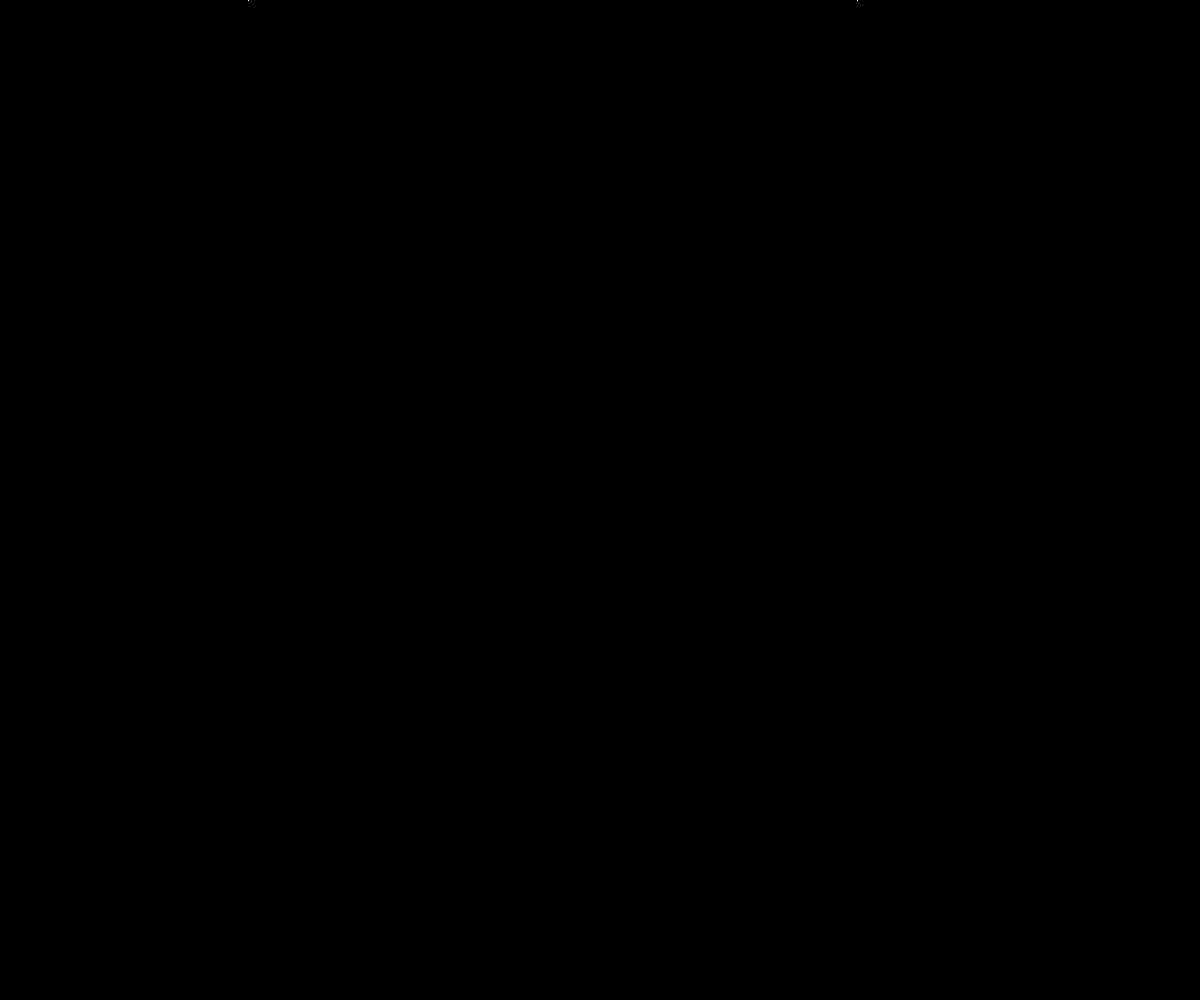
Frame 1 (no input)
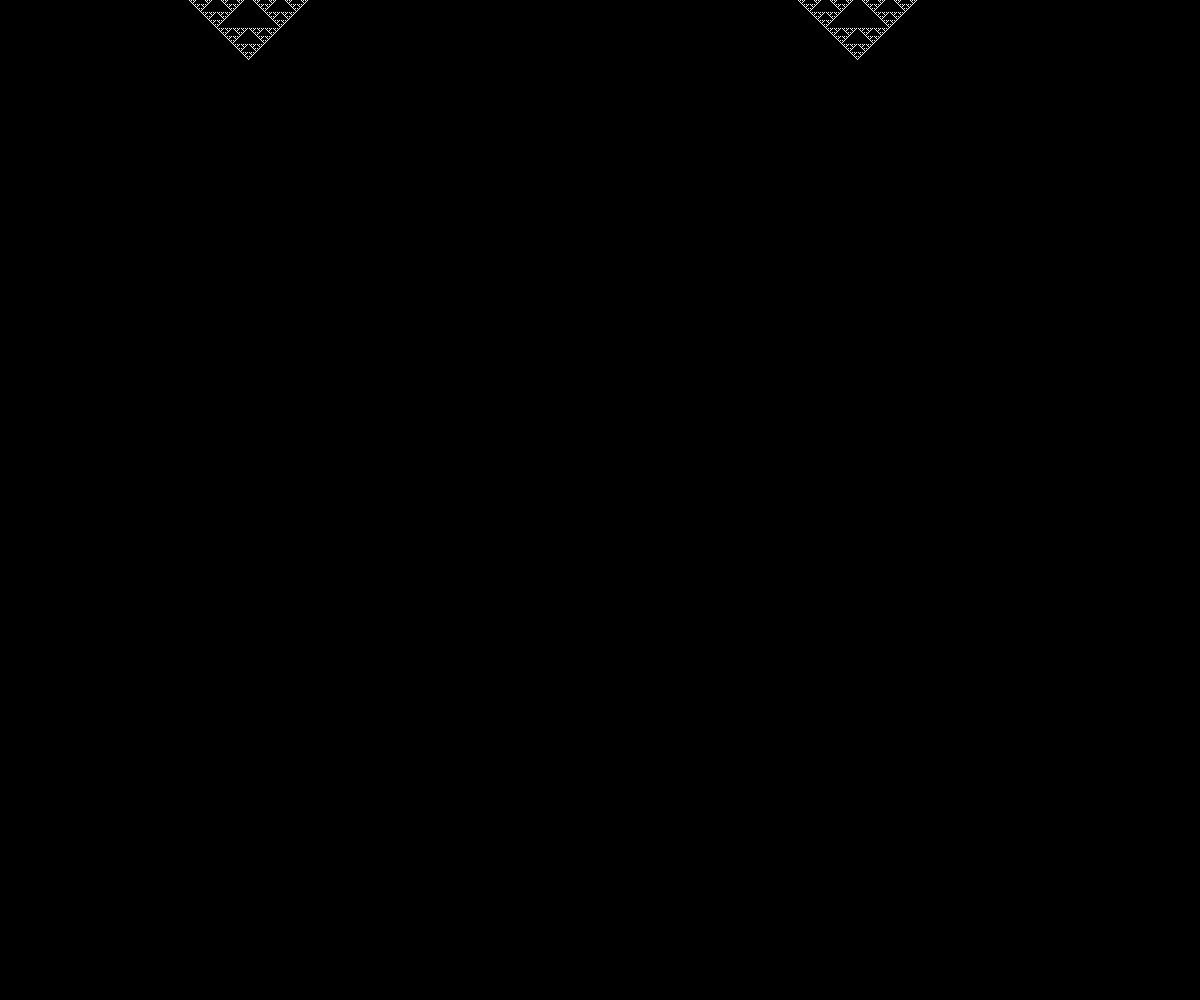
Frame 60 (no input)
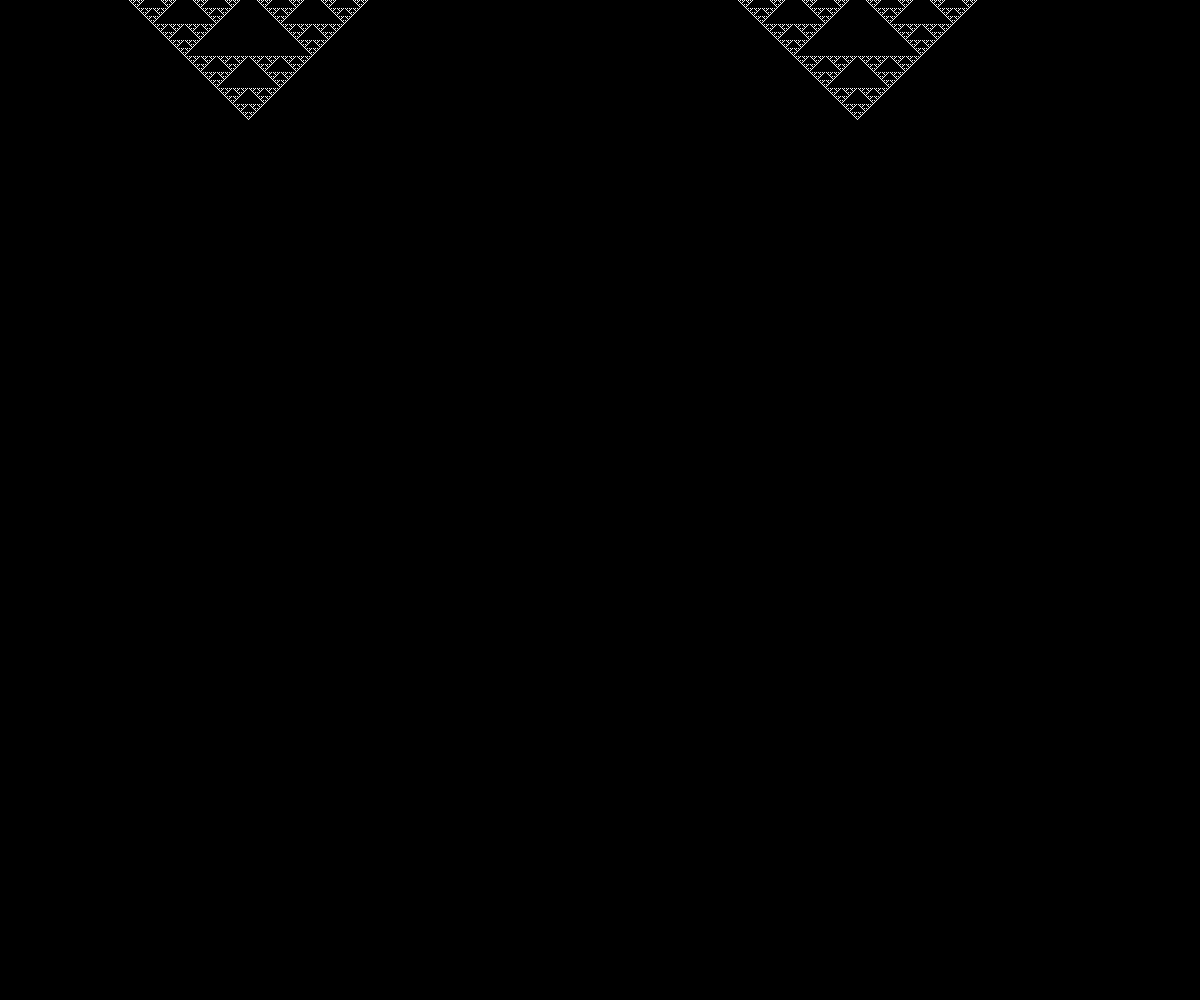
Frame 120 (the mouse pressed at the canvas centre since frame 60)

The p5.js sketch that drew these frames (run headless with seeded random() and noise() and a simulated clock; from frame 60 on, the mouse is pressed at the canvas centre):

// p5.js sketch
// ── sketch.js
let grid;

//true serpinskli
//let rule = 182;
//let rule = 90;
let rule = 82;

//diagopnal serpinski
//let rule = 60;
//let rule = 102;

//weird stripey 
//let rule = 225 ;

let ruleByPower = [(rule & 0b10000000)/0b10000000, (rule & 0b01000000)/0b01000000, (rule & 0b00100000)/0b00100000, (rule & 0b00010000)/0b00010000, (rule & 0b00001000)/0b00001000, (rule & 0b00000100)/0b00000100, (rule & 0b00000010)/0b00000010, (rule & 0b00000001)/0b00000001];

let actualWidth;
let actualHeight;

function setup() {
  density = pixelDensity();
  actualWidth = windowWidth * density;
  actualHeight = windowHeight * density;
  createCanvas(actualWidth, actualHeight);

  grid = create2DArray(width, height);

  console.log(ruleByPower);


  let NumPoints = 2;

  for (let i = 0; i < NumPoints; i++) {
    grid[floor(random(0, width))][0] = 1;
   }
}

function draw() {
  loadPixels();

  for (let i = 0; i < width; i++) {
    for (let j = 0; j < height; j++) {
      let index = (i + j * width) * 4;
      if (grid[i][j] == 1) {
        pixels[index] = 255; //r
        pixels[index+1] = 255; //g
        pixels[index+2] = 255; //b
        pixels[index+3] = 255; //a
      } else {
        //console.log('black');
        pixels[index] = 0; //r
        pixels[index+1] = 0; //g
        pixels[index+2] = 0; //b
        pixels[index+3] = 255; //a
      }
    }

  }

  updatePixels();

  for (let a = height; a > 0; a--) {
    for (let b = 0; b < width; b++) {
      grid[b][a] = grid[b][a-1];
    }
  }
  //console.log('moved');

   for (let p = 0; p < width-1; p++) {
    let pattern = 0;
    if (p == 0) {
      pattern = 4*0 + 2*(grid[p][1]) + 1*(grid[p+1][1]);
    } else if (p == 7) {
      pattern = 4*(grid[p-1][1]) + 2*(grid[p][1]) + 1*0;
    } else {
      pattern = 4*(grid[p-1][1]) + 2*(grid[p][1]) + 1*(grid[p+1][1]);
    }

    switch (pattern) {
      case 0b111:
        grid[p][0] = ruleByPower[0];
      break;

      case 0b110:
        grid[p][0] = ruleByPower[1];
      break;

      case 0b101:
        grid[p][0] = ruleByPower[2];
      break;

      case 0b100:
        grid[p][0] = ruleByPower[3];
      break;

      case 0b011:
        grid[p][0] = ruleByPower[4];
      break;

      case 0b010:
        grid[p][0] = ruleByPower[5];
      break;

      case 0b001:
        grid[p][0] = ruleByPower[6];
      break;

      case 0b000:
        grid[p][0] = ruleByPower[7];
      break;
    }
  }
}

function create2DArray(x, y) {
  let newArray = [];
  for (let i = 0; i < x; i++) {
    newArray[i] = [];
    for (let j = 0; j < y; j++) {
      newArray[i][j] = 0;
    }
  }
  return newArray;
}
